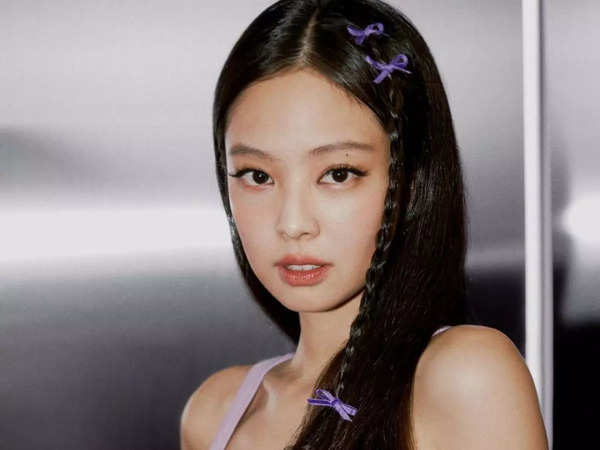
#> input picture cv_tools/data_aug_techniques/img/jn.jpg, 600 x 450 px, found by its file name
$ jupyter execute rgb_filters.ipynb
#> lines starting #> are read from the running program, lines starting #| are printed output that depends on the picture
#> further down, image is the input picture: shape (450, 600, 3); mean B, G, R 123.5, 123.9, 136
### Adding RGB filter

[cell 1]
# import the necessary packages
import numpy as np
import cv2
import random
import pathlib
import matplotlib.pyplot as plt

[cell 2]
def random_rgb_red_filter(image):
    # split the image into its BGR components
    B, G, R = cv2.split(image)

    r = random.randint(0,200)
    print(r)
    color = (0, 0, r)
    red_img  = np.full(image.shape, color, np.uint8)

    #fused_img = cv2.add(image, red_img)
    fused_img  = cv2.addWeighted(image, 0.8, red_img, 0.2, 0)

    return fused_img

def random_rgb_green_filter(image):
    # split the image into its BGR components
    B, G, R = cv2.split(image)

    #r = random.randint(0,100)
    r = 255
    print(r)
    color = (0, r, 0)
    red_img  = np.full(image.shape, color, np.uint8)

    #fused_img = cv2.add(image, red_img)
    fused_img  = cv2.addWeighted(image, 0.7, red_img, 0.3, 0)

    return fused_img

def random_rgb_blue_filter(image):
    # split the image into its BGR components
    B, G, R = cv2.split(image)

    r = random.randint(0,200)
    print(r)
    color = (r, 0, 0)
    red_img  = np.full(image.shape, color, np.uint8)

    #fused_img = cv2.add(image, red_img)
    fused_img  = cv2.addWeighted(image, 0.8, red_img, 0.2, 0)

    return fused_img

def random_rgb_all_filter(image):
    # split the image into its BGR components
    B, G, R = cv2.split(image)
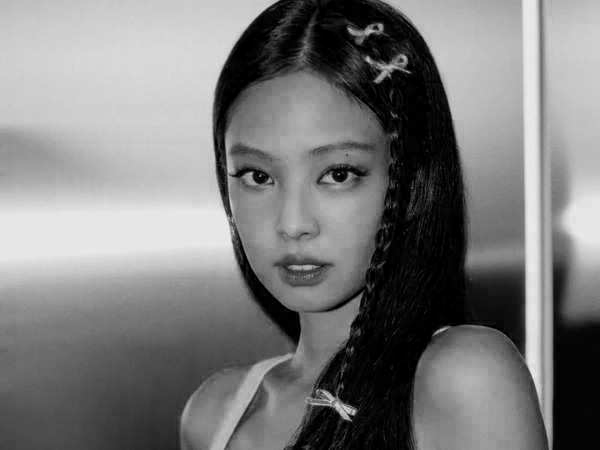
#> B: shape (450, 600); min 0, max 252, mean 123.5
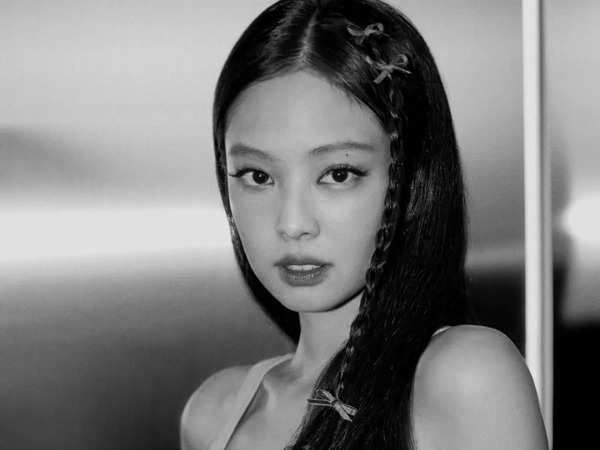
#> G: shape (450, 600); min 0, max 245, mean 123.9
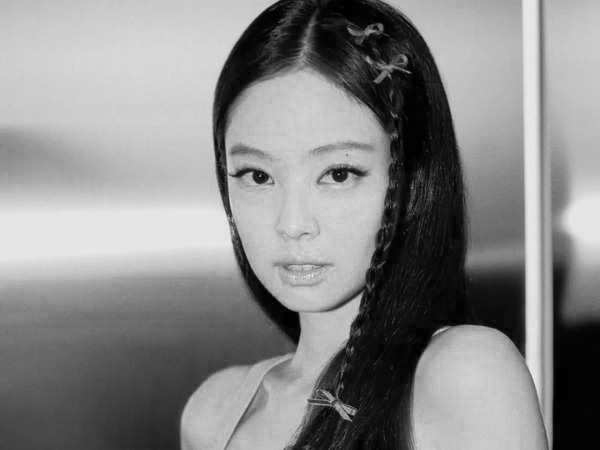
#> R: shape (450, 600); min 0, max 255, mean 136

    color = (random.randint(0,255), random.randint(0,255), random.randint(0,255))
    red_img  = np.full(image.shape, color, np.uint8)

    #fused_img = cv2.add(image, red_img)
    fused_img  = cv2.addWeighted(image, 0.7, red_img, 0.3, 0)
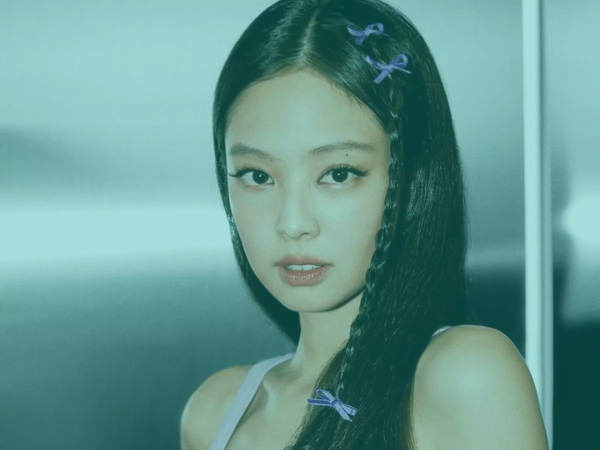
#> fused_img: shape (450, 600, 3); mean B, G, R 145.5, 151.2, 101.2

    return fused_img

[cell 3]
image_path = r"C:\Users\ASUS\Documents\GitHub\DS-tools\cv_tools\data_aug_techniques\img\jn.jpg"
image = cv2.imread(image_path)
filtered1 = random_rgb_all_filter(image)
filtered2 = random_rgb_blue_filter(image)
#> in random_rgb_blue_filter, `fused_img  = cv2.addWeighted(image, 0.8, red_img, 0.2, 0)`:
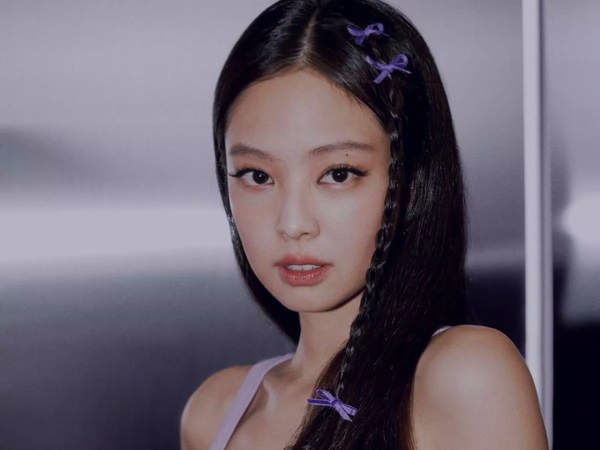
#> fused_img: shape (450, 600, 3); mean B, G, R 112, 99.1, 108.8
filtered3 = random_rgb_green_filter(image)
#> in random_rgb_green_filter, `fused_img  = cv2.addWeighted(image, 0.7, red_img, 0.3, 0)`:
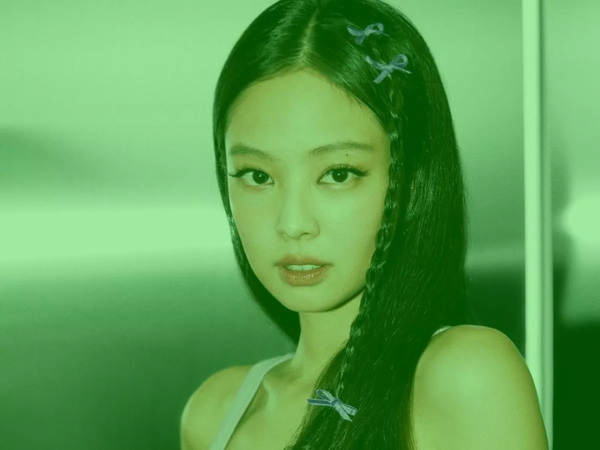
#> fused_img: shape (450, 600, 3); mean B, G, R 86.5, 163.2, 95.2
filtered4 = random_rgb_red_filter(image)
#> in random_rgb_red_filter, `fused_img  = cv2.addWeighted(image, 0.8, red_img, 0.2, 0)`:
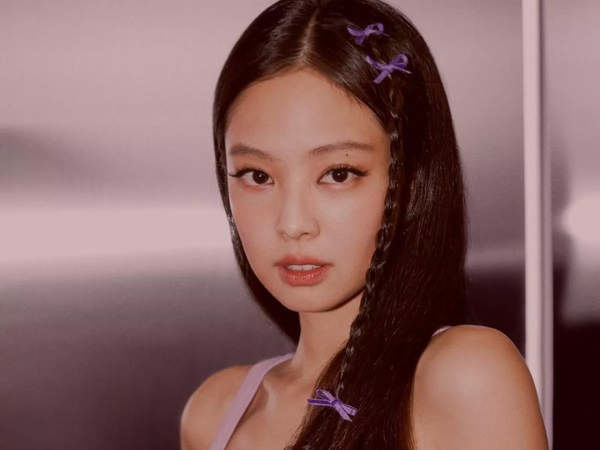
#> fused_img: shape (450, 600, 3); mean B, G, R 98.8, 99.1, 134.8
#cv2.imshow("Images", np.hstack([image, filtered]))
#cv2.waitKey(0)

[cell 4]
f, axarr = plt.subplots(2,2)
axarr[0,0].imshow(cv2.cvtColor(image, cv2.COLOR_RGB2BGR))
axarr[0,1].imshow(filtered1)
axarr[1,0].imshow(filtered2)
axarr[1,1].imshow(filtered3)
axarr[1,1].imshow(filtered4)
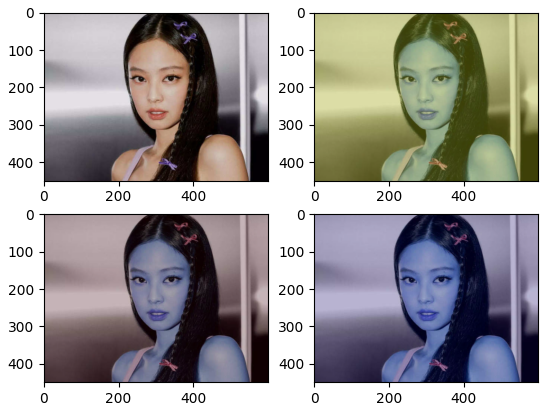
#> figure drawn by matplotlib, 4 panels; B, G, R data is drawn as R, G, B
